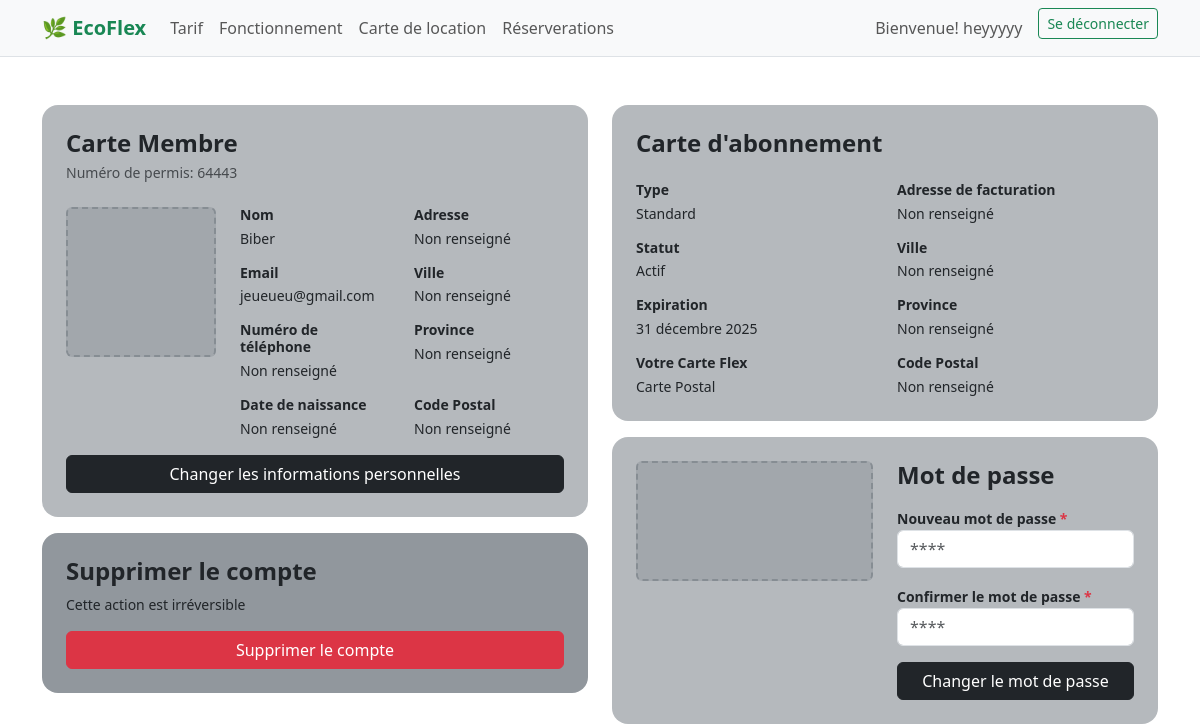
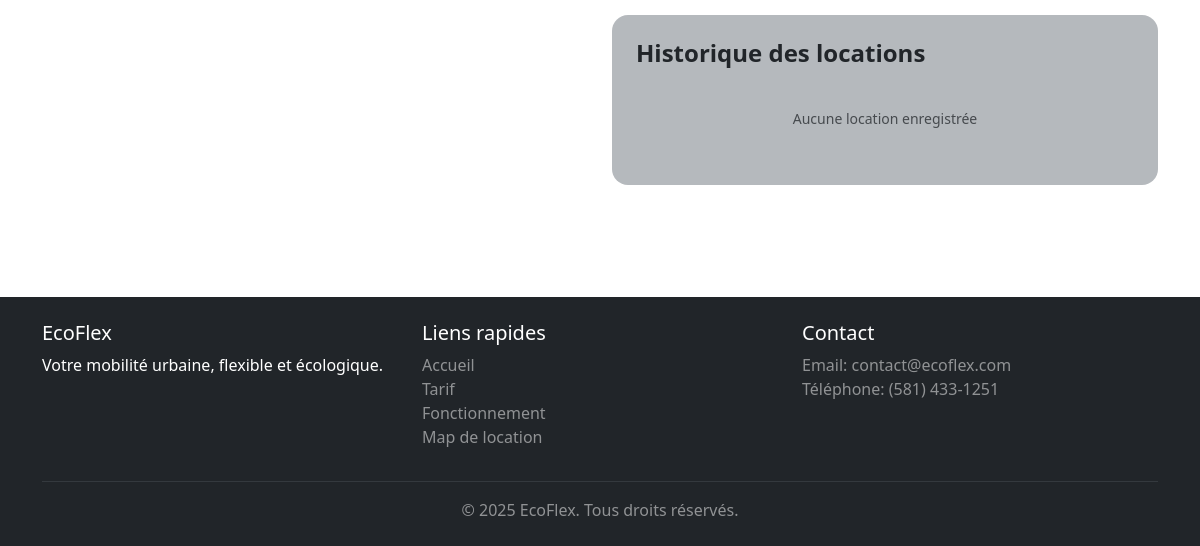
The app's page /profil/ (signed in), older data (2 pictures, top to bottom).
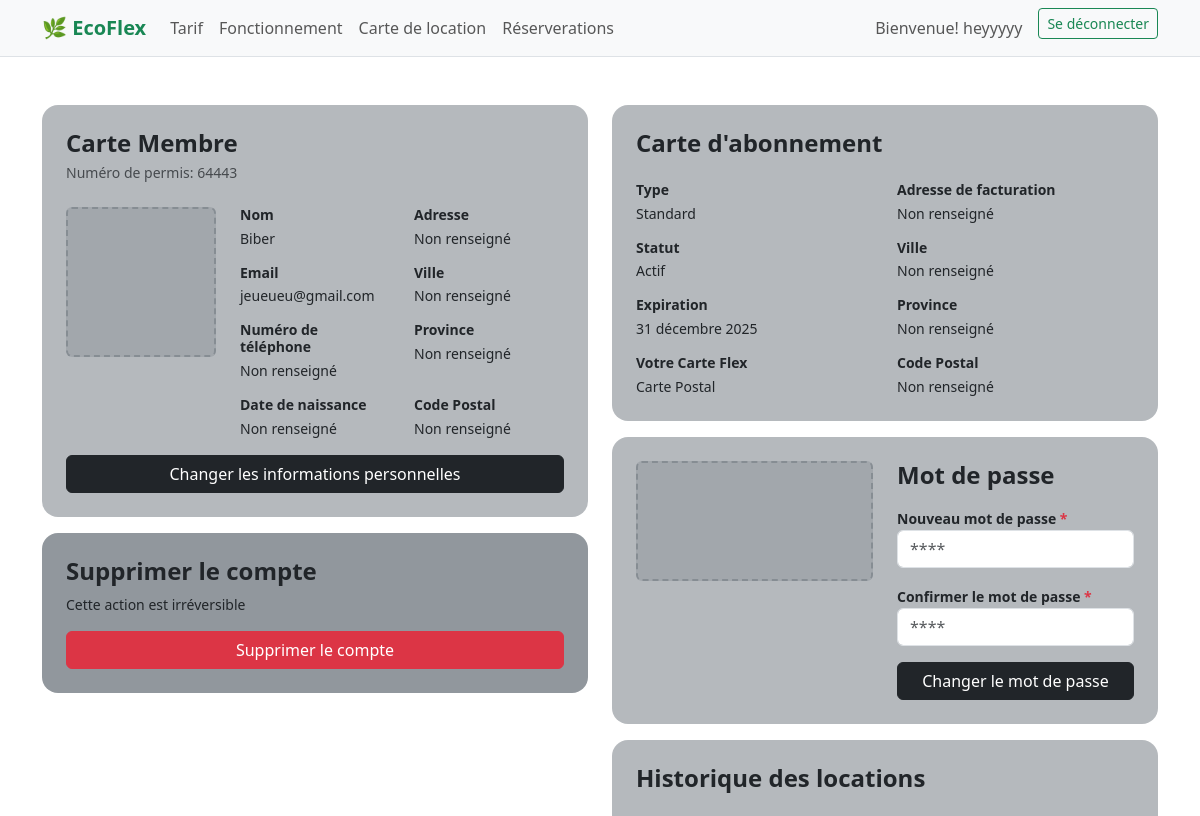
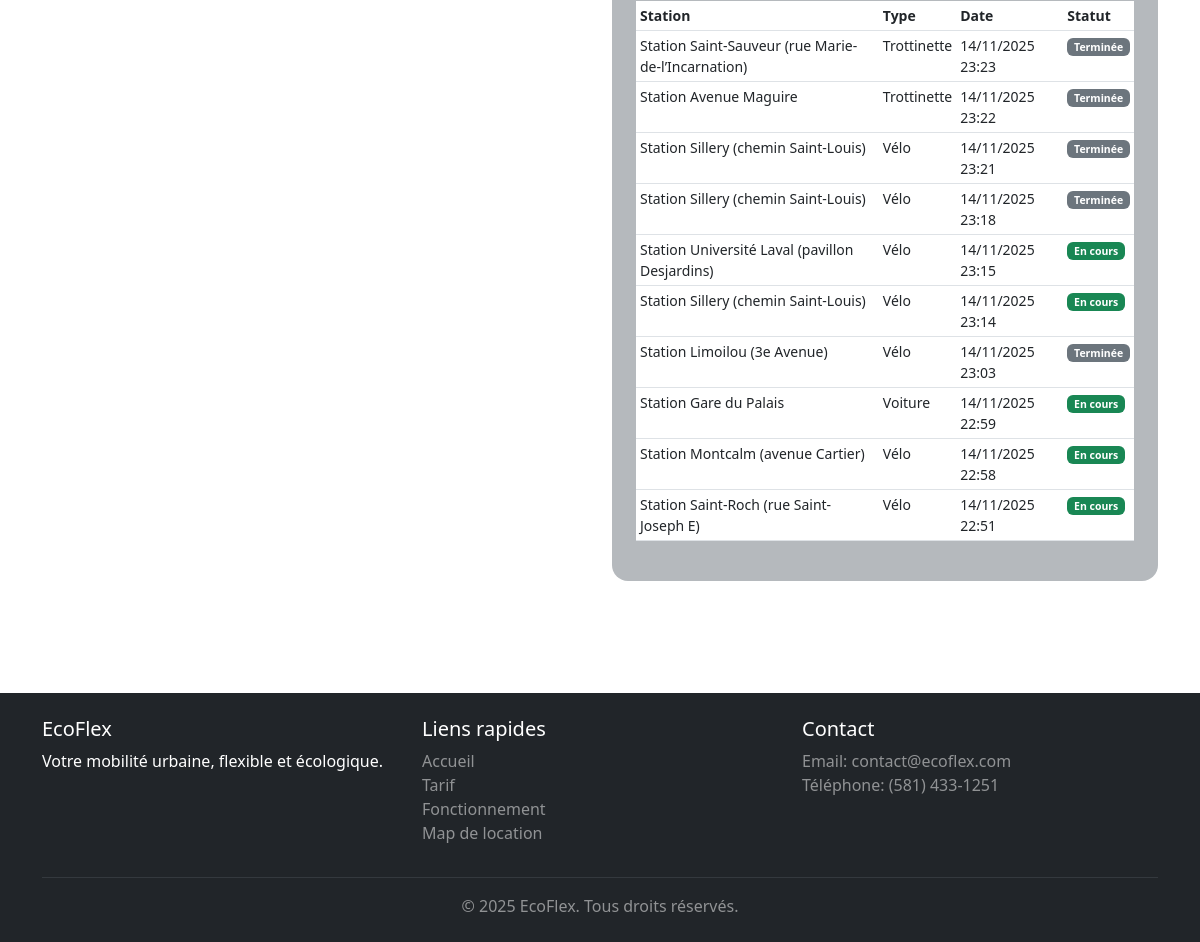
The same page, newer data (2 pictures, top to bottom).
### ecoflex/models.py (models this page shows, shortened)
class User(AbstractUser):
    numero_permis = models.CharField(max_length=5, unique=True, blank=True, null=True)
    phone_number = models.CharField(max_length=20, null=True, blank=True)
    birth_date = models.DateField(null=True, blank=True)
    address = models.CharField(max_length=255, null=True, blank=True)
    city = models.CharField(max_length=100, null=True, blank=True)
    province = models.CharField(max_length=100, null=True, blank=True)
    postal_code = models.CharField(max_length=20, null=True, blank=True)
    class Meta:
        verbose_name = "Utilisateur"
        verbose_name_plural = "Utilisateurs"

class Location(models.Model):
    utilisateur = models.ForeignKey(settings.AUTH_USER_MODEL, on_delete=models.CASCADE, related_name='locations')
    station = models.ForeignKey(Station, on_delete=models.CASCADE, related_name='locations')
    date_location = models.DateTimeField(auto_now_add=True)
    date_retour = models.DateTimeField(null=True, blank=True)
    numero_permis_utilise = models.CharField(max_length=5)
    statut = models.CharField(
        max_length=20,
        choices=[
            ('en_cours', 'En cours'),
            ('terminee', 'Terminée'),
        ],
        default='en_cours'
    )
    class Meta:
        ordering = ['-date_location']
        verbose_name = 'Location'
        verbose_name_plural = 'Locations'

class Station(models.Model):
    TYPE_VEHICULE = [
        ("velo", "Vélo"),
        ("trottinette", "Trottinette"),
        ("voiture", "Voiture"),
    ]
    nom = models.CharField(max_length=100)
    latitude = models.FloatField()
    longitude = models.FloatField()
    type_vehicule = models.CharField(max_length=20, choices=TYPE_VEHICULE)
    capacite = models.PositiveIntegerField(default=0)
    actif = models.BooleanField(default=True)
    class Meta:
        verbose_name = "Station"
        verbose_name_plural = "Stations"

### ecoflex/views.py (the view)
# urls.py: path('profil/', views.profil, name='profil'),
def profil(request):
    if request.user.is_authenticated:
        dernieres_locations = Location.objects.filter(utilisateur=request.user)[:10]
        return render(request, 'ecoflex/profil.html', {
            'dernieres_locations': dernieres_locations
        })
    return render(request, 'ecoflex/profil.html')

### ecoflex/templates/ecoflex/profil.html (shortened to what this page needs)
{% extends 'base.html' %}
{% load static %}
{% block content %}
{% if user.is_authenticated %}
<div class="container my-4">
    <div class="row">
        <div class="col-md-6">
            <div class="bg-secondary bg-opacity-50 rounded-4 p-4 mb-3">
                <h2 class="h4 fw-bold mb-1">Carte Membre</h2>
                <p class="small text-muted mb-4">Numéro de permis: {{ user.numero_permis }}</p>
                <div class="row">
                    <div class="col-4">
                        <div class="bg-secondary bg-opacity-25 border border-2 border-secondary border-opacity-50 rounded"
                            style="height: 150px; border-style: dashed !important;"></div>
                    </div>
                    <div class="col-8">
                        <div class="row">
                            <div class="col-6 mb-3">
                                <h4 class="fw-semibold small mb-1">Nom</h4>
                                <p class="small text-dark mb-0">{{ user.last_name|default:"Non renseigné" }}</p>
                            </div>
                            <div class="col-6 mb-3">
                                <h4 class="fw-semibold small mb-1">Adresse</h4>
                                <p class="small text-dark mb-0">{{ user.address|default:"Non renseigné" }}</p>
                            </div>
                            <div class="col-6 mb-3">
                                <h4 class="fw-semibold small mb-1">Email</h4>
                                <p class="small text-dark mb-0">{{ user.email }}</p>
                            </div>
                            <div class="col-6 mb-3">
                                <h4 class="fw-semibold small mb-1">Ville</h4>
                                <p class="small text-dark mb-0">{{ user.city|default:"Non renseigné" }}</p>
                            </div>
                            <div class="col-6 mb-3">
                                <h4 class="fw-semibold small mb-1">Numéro de téléphone</h4>
                                <p class="small text-dark mb-0">{{ user.phone_number|default:"Non renseigné" }}</p>
                            </div>
                            <div class="col-6 mb-3">
                                <h4 class="fw-semibold small mb-1">Province</h4>
                                <p class="small text-dark mb-0">{{ user.province|default:"Non renseigné" }}</p>
                            </div>
                            <div class="col-6">
                                <h4 class="fw-semibold small mb-1">Date de naissance</h4>
                                <p class="small text-dark mb-0">{{ user.birth_date|default:"Non renseigné" }}</p>
                            </div>
                            <div class="col-6">
                                <h4 class="fw-semibold small mb-1">Code Postal</h4>
                                <p class="small text-dark mb-0">{{ user.postal_code|default:"Non renseigné" }}</p>
                            </div>
                        </div>
                    </div>
                </div>
                <a href="{% url 'modifier_profil' %}" class="btn btn-dark w-100 mt-3">
                    Changer les informations personnelles
                </a>
            </div>
            <div class="bg-secondary bg-opacity-75 rounded-4 p-4">
                <h3 class="h4 fw-bold mb-2">Supprimer le compte</h3>
                <p class="small text-dark mb-3">Cette action est irréversible</p>
                <button class="btn btn-danger w-100">Supprimer le compte</button>
            </div>
        </div>
        <div class="col-md-6">
            <div class="bg-secondary bg-opacity-50 rounded-4 p-4 mb-3">
                <h2 class="h4 fw-bold mb-4">Carte d'abonnement</h2>
                <div class="row mb-3">
                    <div class="col-6">
                        <h4 class="fw-semibold small mb-1">Type</h4>
                        <p class="small text-dark mb-0">Standard</p>
                    </div>
                    <div class="col-6">
                        <h4 class="fw-semibold small mb-1">Adresse de facturation</h4>
                        <p class="small text-dark mb-0">{{ user.address|default:"Non renseigné" }}</p>
                    </div>
                </div>
                <div class="row mb-3">
                    <div class="col-6">
                        <h4 class="fw-semibold small mb-1">Statut</h4>
                        <p class="small text-dark mb-0">Actif</p>
                    </div>
                    <div class="col-6">
                        <h4 class="fw-semibold small mb-1">Ville</h4>
                        <p class="small text-dark mb-0">{{ user.city|default:"Non renseigné" }}</p>
                    </div>
                </div>
                <div class="row mb-3">
                    <div class="col-6">
                        <h4 class="fw-semibold small mb-1">Expiration</h4>
                        <p class="small text-dark mb-0">31 décembre 2025</p>
                    </div>
                    <div class="col-6">
                        <h4 class="fw-semibold small mb-1">Province</h4>
                        <p class="small text-dark mb-0">{{ user.province|default:"Non renseigné" }}</p>
                    </div>
                </div>
                <div class="row">
                    <div class="col-6">
                        <h4 class="fw-semibold small mb-1">Votre Carte Flex</h4>
                        <p class="small text-dark mb-0">Carte Postal</p>
                    </div>
                    <div class="col-6">
                        <h4 class="fw-semibold small mb-1">Code Postal</h4>
                        <p class="small text-dark mb-0">{{ user.postal_code|default:"Non renseigné" }}</p>
                    </div>
                </div>
            </div>
            <div class="bg-secondary bg-opacity-50 rounded-4 p-4 mb-3">
                <div class="row">
                    <div class="col-6">
                        <div class="bg-secondary bg-opacity-25 border border-2 border-secondary border-opacity-50 rounded"
                            style="height: 120px; border-style: dashed !important;"></div>
                    </div>
                    <div class="col-6">
                        <h3 class="h4 fw-bold mb-3">Mot de passe</h3>
                        <div class="mb-3">
                            <label class="fw-semibold small">Nouveau mot de passe <span
                                    class="text-danger">*</span></label>
                            <input type="password" class="form-control" placeholder="****">
                        </div>
                        <div class="mb-3">
                            <label class="fw-semibold small">Confirmer le mot de passe <span
                                    class="text-danger">*</span></label>
                            <input type="password" class="form-control" placeholder="****">
                        </div>
                        <button class="btn btn-dark w-100">Changer le mot de passe</button>
                    </div>
                </div>
            </div>
            <div class="bg-secondary bg-opacity-50 rounded-4 p-4 mb-3">
                <h2 class="h4 fw-bold mb-4">Historique des locations</h2>
                {% if dernieres_locations %}
                    <div class="table-responsive">
                        <table class="table table-sm">
                            <thead>
                                <tr>
                                    <th class="small">Station</th>
                                    <th class="small">Type</th>
                                    <th class="small">Date</th>
                                    <th class="small">Statut</th>
                                </tr>
                            </thead>
                            <tbody>
                                {% for location in dernieres_locations %}
                                <tr>
                                    <td class="small">{{ location.station.nom }}</td>
                                    <td class="small">{{ location.station.get_type_vehicule_display }}</td>
                                    <td class="small">{{ location.date_location|date:"d/m/Y H:i" }}</td>
                                    <td class="small">
                                        {% if location.statut == 'en_cours' %}
                                            <span class="badge bg-success">En cours</span>
                                        {% else %}
                                            <span class="badge bg-secondary">Terminée</span>
                                        {% endif %}
                                    </td>
                                </tr>
                                {% endfor %}
                            </tbody>
                        </table>
                    </div>
                {% else %}
                    <p class="small text-muted text-center py-3">Aucune location enregistrée</p>
                {% endif %}
            </div>
        </div>
    </div>
</div>
{% endif %}
{% endblock %}

### ecoflex/templates/base.html (shortened to what this page needs)
{% load static %}
<!DOCTYPE html>
<html lang="fr">
<head>
    <link href="https://cdn.jsdelivr.net/npm/bootstrap@5.3.0/dist/css/bootstrap.min.css" rel="stylesheet">
</head>
<body>
    <nav class="navbar navbar-expand-lg navbar-light bg-light border-bottom">
        <div class="container">
            <a class="navbar-brand fw-bold text-success" href="{% url 'accueil' %}">
                🌿 EcoFlex
            </a>
            <div class="collapse navbar-collapse" id="navbarNav">
                <ul class="navbar-nav me-auto">
                    <li class="nav-item">
                        <a class="nav-link" href="{% url 'tarif' %}">Tarif</a>
                    </li>
                    <li class="nav-item">
                        <a class="nav-link" href="{% url 'fonctionnement' %}">Fonctionnement</a>
                    </li>
                    <li class="nav-item">
                        <a class="nav-link" href="{% url 'map_location' %}">Carte de location</a>
                    </li>
                    <li class="nav-item">
                        <a class="nav-link" href="{% url 'reserver_voiture' %}">Réserverations</a>
                    </li>
                </ul>
                <ul class="navbar-nav ms-auto">
                    {% if user.is_authenticated %}
                        <li class="nav-item">
                            <a class="nav-link" href="{% url 'profil' %}">Bienvenue! {{ user.username }}</a>
                        </li>
                        <li class="nav-item">
                            <a class="btn btn-outline-success btn-sm ms-2" href="{% url 'deconnexion' %}">Se déconnecter</a>
                        </li>
                    {% endif %}
                </ul>
            </div>
        </div>
    </nav>
    <main class="py-4">
        {% block content %}
        {% endblock %}
    </main>
    <footer class="bg-dark text-white py-4 mt-5">
        <div class="container">
            <div class="row">
                <div class="col-md-4">
                    <h5>EcoFlex</h5>
                    <p>Votre mobilité urbaine, flexible et écologique.</p>
                </div>
                <div class="col-md-4">
                    <h5>Liens rapides</h5>
                    <ul class="list-unstyled">
                        <li><a href="{% url 'accueil' %}" class="text-white-50 text-decoration-none">Accueil</a></li>
                        <li><a href="{% url 'tarif' %}" class="text-white-50 text-decoration-none">Tarif</a></li>
                        <li><a href="{% url 'fonctionnement' %}" class="text-white-50 text-decoration-none">Fonctionnement</a></li>
                        <li><a href="{% url 'map_location' %}" class="text-white-50 text-decoration-none">Map de location</a></li>
                    </ul>
                </div>
                <div class="col-md-4">
                    <h5>Contact</h5>
                    <p class="text-white-50">
                        Email: contact@ecoflex.com<br>
                        Téléphone: (581) 433-1251
                    </p>
                </div>
            </div>
            <hr class="my-3 border-secondary">
            <div class="text-center">
                <p class="mb-0 text-white-50">&copy; 2025 EcoFlex. Tous droits réservés.</p>
            </div>
        </div>
    </footer>
</body>
</html>

Row changes from the older to the newer data that the page shows:
added Location: station.nom "Station Saint-Sauveur (rue Marie-de-l’Incarnation)", station.type_vehicule "Trottinette", date_location "14/11/2025 23:23", statut "Terminée"
added Location: station.nom "Station Avenue Maguire", station.type_vehicule "Trottinette", date_location "14/11/2025 23:22", statut "Terminée"
added Location: station.nom "Station Sillery (chemin Saint-Louis)", station.type_vehicule "Vélo", date_location "14/11/2025 23:21", statut "Terminée"
added Location: station.nom "Station Sillery (chemin Saint-Louis)", station.type_vehicule "Vélo", date_location "14/11/2025 23:18", statut "Terminée"
added Location: station.nom "Station Université Laval (pavillon Desjardins)", station.type_vehicule "Vélo", date_location "14/11/2025 23:15", statut "En cours"
added Location: station.nom "Station Sillery (chemin Saint-Louis)", station.type_vehicule "Vélo", date_location "14/11/2025 23:14", statut "En cours"
added Location: station.nom "Station Limoilou (3e Avenue)", station.type_vehicule "Vélo", date_location "14/11/2025 23:03", statut "Terminée"
added Location: station.nom "Station Gare du Palais", station.type_vehicule "Voiture", date_location "14/11/2025 22:59", statut "En cours"
added Location: station.nom "Station Montcalm (avenue Cartier)", station.type_vehicule "Vélo", date_location "14/11/2025 22:58", statut "En cours"
added Location: station.nom "Station Saint-Roch (rue Saint-Joseph E)", station.type_vehicule "Vélo", date_location "14/11/2025 22:51", statut "En cours"
Text that changed along with them:
text no longer shown: "Aucune location enregistrée"
text now shown: "Station Type Date Statut"
